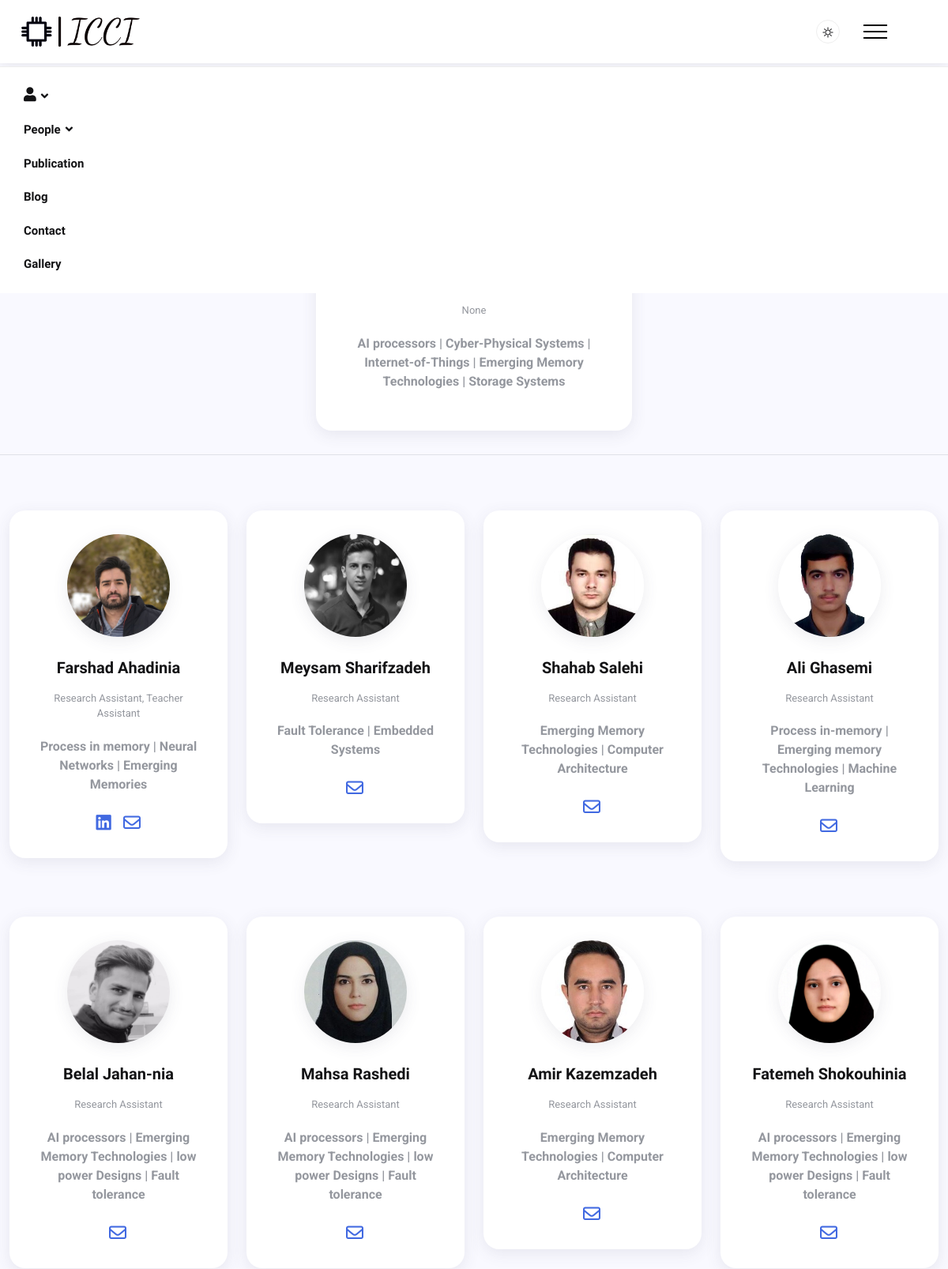
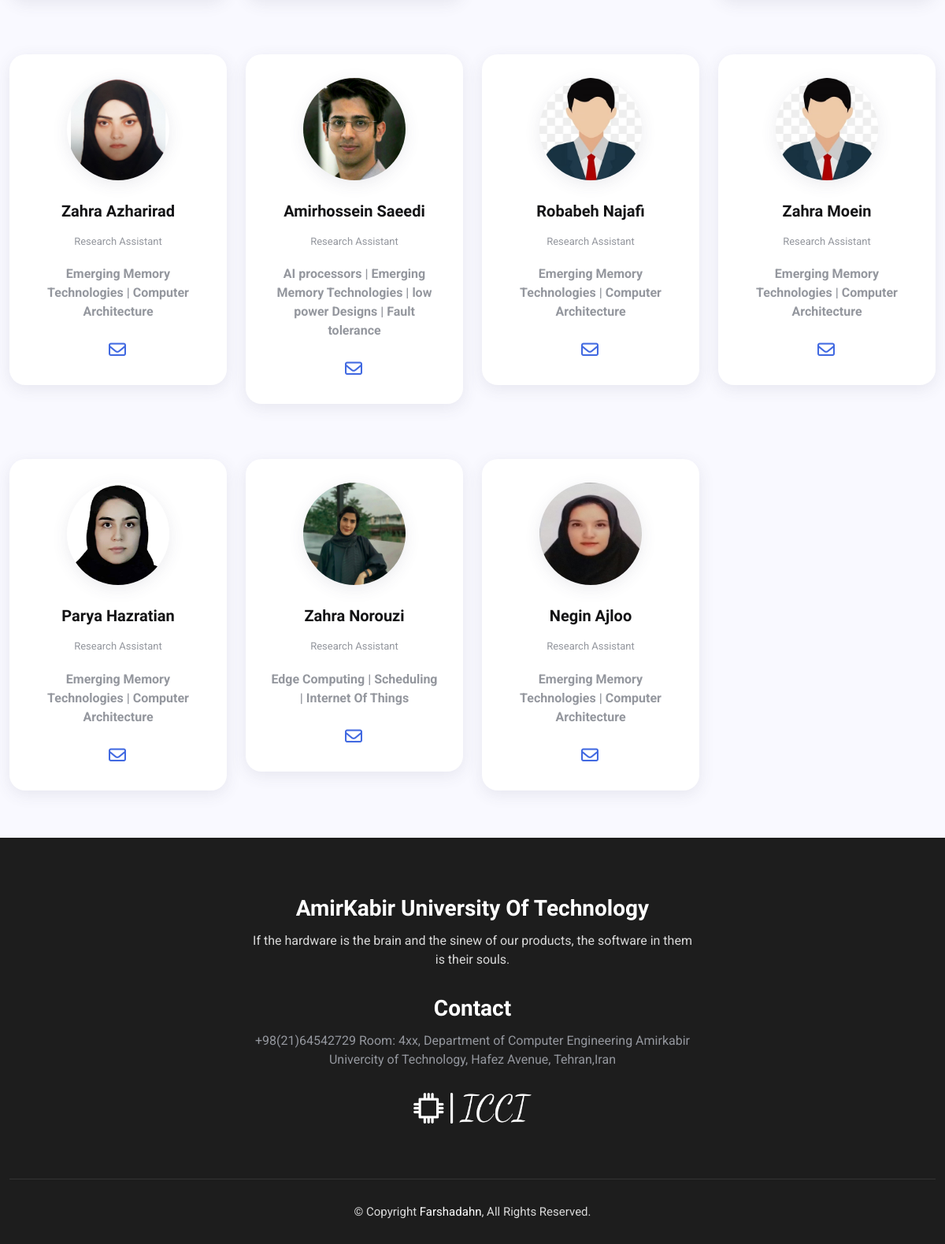
The page /accounts/alumni on the database its author committed (2 pictures, top to bottom).
### accounts/models.py (models this page shows)
class CustomUser(AbstractUser):
    STATUS = (
        ('current', 'current'),
        ('Alumni', 'Alumni')
    )
    STUDENT_LEVEL = (
        ('Bachelors', 'Bs'),
        ('Master', 'Ms'),
        ('PHD', 'PHD'),
    )
    USER_ROLE = (
        ('student', 'student'),
        ('head', 'head'),
        ('admin', 'admin')
    )
    status = models.CharField(max_length=8, choices=STATUS, blank=True, null=True)
    position = models.CharField(max_length=512, blank=True, null=True)
    student_level = models.CharField(max_length=11, choices=STUDENT_LEVEL, blank=True, null=True)
    professor_verification = models.BooleanField(default=False)
    user_image = models.ImageField(blank=True, upload_to='users', default='img/user/avatar.jpg')
    linkedin_url = models.CharField(max_length=512, blank=True, null=True)
    telegram_url = models.CharField(max_length=512, blank=True, null=True)
    user_role = models.CharField(max_length=10, choices=USER_ROLE, default=USER_ROLE[0])
    bio = models.CharField(max_length=256, blank=True, null=True)
    def full_name(self):
        return f'{self.first_name} {self.last_name}'

### accounts/views.py (the view)
# urls.py: path('alumni', views.AlumniView.as_view(), name='alumni'),
class AlumniView(generic.TemplateView):
    template_name = 'members/Alumni.html'

### accounts/templatetags/account_tags.py (called while the page is built)
@register.inclusion_tag('members/head_info.html')
def get_head_info():
    head_info = CustomUser.objects.filter(user_role='head').first()
    return {'head_info': head_info}

@register.inclusion_tag('members/alumni_info.html')
def get_alumni_info():
    alumni_info = CustomUser.objects.filter(status='Alumni', student_level='Master')
    return {'alumni_info': alumni_info}

### templates/members/Alumni.html (shortened to what this page needs)
{% extends '_base.html' %}
{% load static %}
{% load account_tags %}
{% block content %}
    <main class="main">
        <section class="mt-70  mb-30">
            <div class="container-fluid">
                <div class="row">
                    <div class="widget my_widget">
                        {% get_head_info %}
                    </div>
                    <hr class="mt-30 mb-30">
                    {% get_alumni_info %}
                </div>
            </div>
        </section>
    </main>
{% endblock %}

### templates/members/head_info.html (shortened to what this page needs)
{% load static %}
<div class="widget-author">
    <div class="author-img">
        <a href="https://ce.aut.ac.ir/~farbeh/" class="image">
        </a>
    </div>
    <div class="author-content">
        <h6 class="name"> {{ head_info.full_name }}</h6>
        <p class="position">
            {{ head_info.position }}
        </p>
        <p class="bio">
            <strong>{{ head_info.bio }}</strong>
        </p>
    </div>
</div>

### templates/members/alumni_info.html (shortened to what this page needs)
{% load static %}
{% for alumni_member in alumni_info %}
    <div class="col-xl-3 col-lg-3 col-md-4 col-sm-6  mt-40">
        <div class="widget">
            <div class="widget-author">
                <div class="author-img">
                    <a href="" class="image">
                        <img src="{{ alumni_member.user_image.url }}" alt="{{ alumni_member.full_name }}">
                    </a>
                </div>
                <div class="author-content">
                    <h6 class="name">{{ alumni_member.full_name }}</h6>
                    <p class="position">
                        {{ alumni_member.position }}
                    </p>
                    <p class="bio">
                        <strong>{{ alumni_member.bio }}</strong>
                    </p>
                    <div class="social-media">
                        <ul class="list-inline">
                            {% if alumni_member.linkedin_url is not None %}
                                <li>
                                    <a href="{{ alumni_member.linkedin_url }}" class="color-linkedin">
                                        <i class="fab la-linkedin color-linkedin"></i>
                                    </a>
                                </li>
                            {% endif %}
                            {% if alumni_member.email is not None %}
                                <li>
                                    <a href="{{ alumni_member.email }}" class="color-telegram">
                                        <i class="fa-regular fa-envelope color-telegram"></i>
                                    </a>
                                </li>
                            {% endif %}
                        </ul>
                    </div>
                </div>
            </div>
        </div>
    </div>
{% endfor %}

### assets/css/style.css (style rules this page uses)
* { margin: 0; padding: 0; font-family: inherit; outline: none !important; list-style: none !important; }
*:after, *:before { -webkit-box-sizing: border-box; box-sizing: border-box; padding: 0; margin: 0; }
html { scroll-behavior: smooth; }
body { font-family: "Roboto", sans-serif; font-size: 16px; background-color: #F9F9FF; color: #94979e; font-weight: 400; position: relative; }
h1, h2, h3, h4, h5, h6 { font-family: "Inter Tight", sans-serif; font-weight: 900; line-height: 1.4; color: #131315; margin: 0; }
h6 { font-size: 18px; }
.color-linkedin, .color-telegram { color: #4169E1 !important; font-size: 22px !important; }
p:first-letter, h5:first-letter { text-transform: capitalize; }
a { text-decoration: none; color: inherit; }
img { max-width: 100%; height: auto; }
ul { margin-bottom: 0; padding-left: 0; }
.list-inline li { display: inline-block; }
.container-fluid { max-width: 1350px; }
.main { margin-top: 84px; border-top: 1px solid #F9F9FF; }
.social-media a { width: 30px; height: 30px; border-radius: 50%; display: block; text-align: center; margin-right: 2px; -webkit-transition: all 0.5s ease-in-out; transition: all 0.5s ease-in-out; }
.social-media a i { font-size: 13px; line-height: 30px; color: #ffffff; }
.mb-30 { margin-bottom: 30px; }
.mt-70 { margin-top: 70px; }
.mt-40 { margin-top: 40px; }
.mt-30 { margin-top: 30px; }
.widget { background-color: #ffffff; padding: 30px; border-radius: 20px; margin-bottom: 30px; -webkit-box-shadow: 0px 5px 20px 0px rgba(69, 67, 96, 0.1); box-shadow: 0px 5px 20px 0px rgba(69, 67, 96, 0.1); }
.my_widget { width: 400px; justify-content: center; margin: auto; }
.widget-author { text-align: center; }
.widget-author .author-img { margin-bottom: 25px; position: relative; }
.widget-author .author-img img { width: 130px; height: 130px; border-radius: 50%; -o-object-fit: cover; object-fit: cover; -webkit-box-shadow: 0px 5px 20px 0px rgba(69, 67, 96, 0.1); box-shadow: 0px 5px 20px 0px rgba(69, 67, 96, 0.1); }
.widget-author .author-content .name { font-size: 20px; text-align: center; margin-bottom: 15px; font-weight: 900; }
.widget-author .author-content .bio { text-align: center; margin-bottom: 20px; }
.widget-author .author-content .position { text-align: center; font-size: 13px; margin-bottom: 20px; }

### assets/css/custom.css (style rules this page uses)
.my_widget { width: 400px; justify-content: center; margin: auto; }

### rows shown on the page
CustomUser: position "None", bio "AI processors | Cyber-Physical Systems | Internet-of-Things | Emerging Memory Technologies | Storage Systems"
CustomUser: user_image (picture), full_name "Farshad Ahadinia", position "Research Assistant, Teacher Assistant", bio "Process in memory | Neural Networks | Emerging Memories"
CustomUser: user_image (picture), full_name "Meysam Sharifzadeh", position "Research Assistant", bio "Fault Tolerance | Embedded Systems"
CustomUser: user_image (picture), full_name "Shahab Salehi", position "Research Assistant", bio "Emerging Memory Technologies | Computer Architecture"
CustomUser: user_image (picture), full_name "Ali Ghasemi", position "Research Assistant", bio "Process in-memory | Emerging memory Technologies | Machine Learning"
CustomUser: user_image (picture), full_name "Belal Jahan-nia", position "Research Assistant", bio "AI processors | Emerging Memory Technologies | low power Designs | Fault tolerance"
CustomUser: user_image (picture), full_name "Mahsa Rashedi", position "Research Assistant", bio "AI processors | Emerging Memory Technologies | low power Designs | Fault tolerance"
CustomUser: user_image (picture), full_name "Amir Kazemzadeh", position "Research Assistant", bio "Emerging Memory Technologies | Computer Architecture"
CustomUser: user_image (picture), full_name "Fatemeh Shokouhinia", position "Research Assistant", bio "AI processors | Emerging Memory Technologies | low power Designs | Fault tolerance"
CustomUser: user_image (picture), full_name "Zahra Azharirad", position "Research Assistant", bio "Emerging Memory Technologies | Computer Architecture"
CustomUser: user_image (picture), full_name "Amirhossein Saeedi", position "Research Assistant", bio "AI processors | Emerging Memory Technologies | low power Designs | Fault tolerance"
CustomUser: user_image (picture), full_name "Robabeh Najafi", position "Research Assistant", bio "Emerging Memory Technologies | Computer Architecture"
CustomUser: user_image (picture), full_name "Zahra Moein", position "Research Assistant", bio "Emerging Memory Technologies | Computer Architecture"
CustomUser: user_image (picture), full_name "Parya Hazratian", position "Research Assistant", bio "Emerging Memory Technologies | Computer Architecture"
CustomUser: user_image (picture), full_name "Zahra Norouzi", position "Research Assistant", bio "Edge Computing | Scheduling | Internet Of Things"
CustomUser: user_image (picture), full_name "Negin Ajloo", position "Research Assistant", bio "Emerging Memory Technologies | Computer Architecture"
